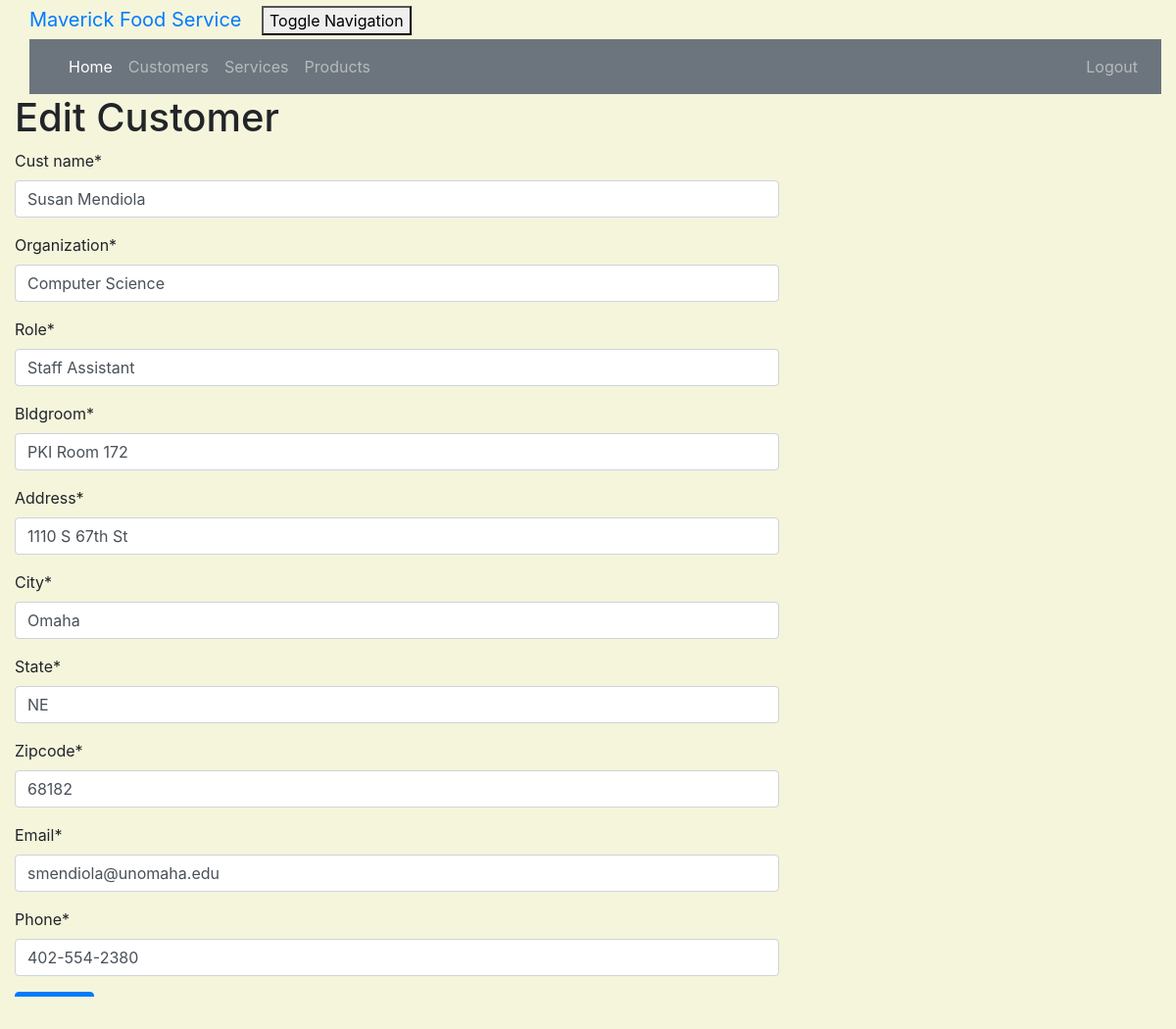
Page /customer/2/edit/ (signed in) on the committed database.
### crm/models.py (models this page shows, shortened)
class Customer(models.Model):
    cust_name = models.CharField(max_length=50)
    email = models.EmailField(max_length=100)
    phone = models.CharField(max_length=20)
    bldgroom = models.CharField(max_length=100)
    address = models.CharField(max_length=200)
    city = models.CharField(max_length=50)
    state = models.CharField(max_length=50)
    zipcode = models.CharField(max_length=10)
    organization = models.CharField(max_length=100)
    role = models.CharField(max_length=100)

### crm/views.py (the view)
# urls.py: path('customer/<int:pk>/edit/', views.customer_edit, name='customer_edit'),
@login_required
def customer_edit(request, pk):
    customer = get_object_or_404(Customer, pk=pk)
    if request.method == "POST":
        form = CustomerForm(request.POST, instance=customer)
        if form.is_valid():
            customer = form.save(commit=False)
            customer.updated_date = timezone.now()
            customer.save()
            customer = Customer.objects.filter()
            return render(request, 'crm/customer_list.html',
                          {'customers': customer})
    else:
        form = CustomerForm(instance=customer)
    return render(request, 'crm/customer_edit.html', {'form': form})

### crm/forms.py
class CustomerForm(forms.ModelForm):
    class Meta:
        model = Customer
        fields = ( 'cust_name', 'organization', 'role', 'bldgroom', 'address', 'city', 'state', 'zipcode',
            'email', 'phone')

### crm/templates/crm/customer_edit.html (shortened to what this page needs)
<!DOCTYPE html>
<html lang="en">
{% extends 'crm/base.html' %}
{% load crispy_forms_tags %}
{% block content %}
    <h1>Edit Customer</h1>
    <form method="POST" class="customer-form">{% csrf_token %}
        {{ form|crispy }}
        <button type="submit" class="btn btn-primary">Update</button>
    </form>
{% endblock %}

### crm/static/css/portfolio.css (style rules this page uses)
body { padding-left: 15px; }

### crm/templates/crm/customer_edit.html (style rules this page uses)
body { background-color: beige; }

### rows in the picture
Customer: cust_name "Susan Mendiola", organization "Computer Science", role "Staff Assistant", bldgroom "PKI Room 172", address "1110 S 67th St", city "Omaha", state "NE", zipcode "68182", email "smendiola@unomaha.edu", phone "402-554-2380"
